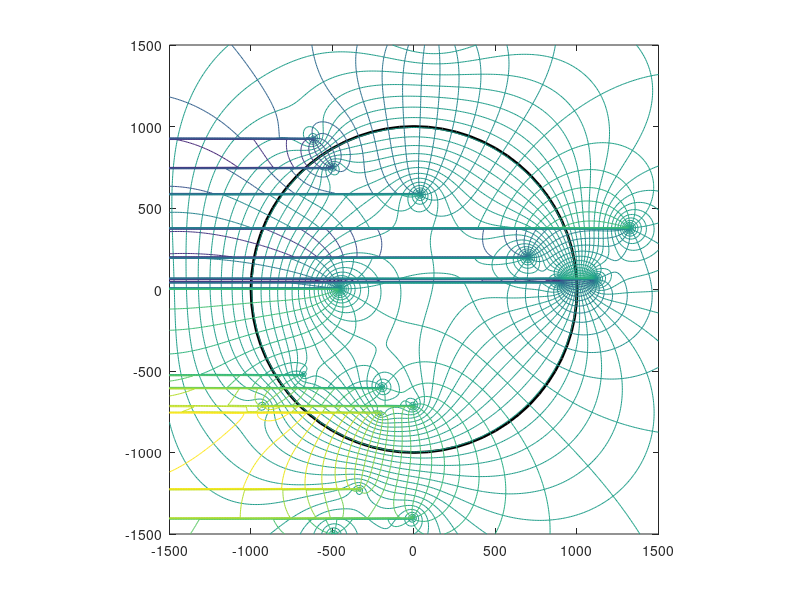

Source code (MATLAB):
R=1000; kD=1500;
x= [700,-500,900, 39,  -460,  -679,  -197,    -4,  -206];
y= [200, 750, 50, 583,    4,  -521,  -600,  -714,  -758];
Q=-[800,500,1200, 600, 1000,  300,   450,    450,   300];
kD=1500;
theta=[0:72]*2*pi/72; plot(R*cos(theta),R*sin(theta),'k','linewidth',2); hold on; %Plot the island
d1=sqrt(x.^2+y.^2); d2=R^2./d1; xm=x.*d2./d1; ym=y.*d2./d1; % d1, d2 and mirror wells
xg=-1500:10:1500; yg=-1500:10:1500; [X,Y]=meshgrid(xg,yg);  % grid points
%Superposition
s=zeros(size(X));
t=zeros(size(X));  % stroom functie
for i=1:length(x)
s=s+Q(i)/(2*pi*kD)*log(sqrt((X-x(i)).^2+(Y-y(i)).^2)./sqrt((X-xm(i)).^2+(Y-ym(i)).^2)*d1(i)/d2(i));
t=t+Q(i)*atan2(Y-y(i),X-x(i))-Q(i)*atan2(Y-ym(i),X-xm(i)); % doesn't work well
end
contour(X,Y,s,50); axis 'square'
contour(X,Y,t,50);
